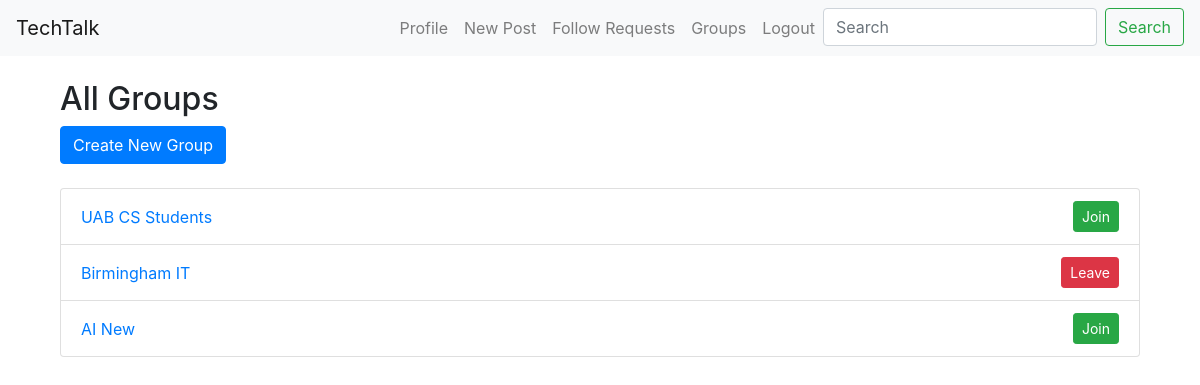
Page /group/list (signed in) on the committed database.
### models.py (models this page shows, shortened)
class Group(db.Model):
    id = db.Column(db.Integer, primary_key=True)
    name = db.Column(db.String(100), nullable=False)
    description = db.Column(db.Text, nullable=True)
    members = db.relationship('User', secondary='group_members', backref='groups')
    creator_id = db.Column(db.Integer, db.ForeignKey('user.id'))
    creator = db.relationship('User', backref='created_groups')

### firstflask.py (the view, shortened to what this page needs)
@app.route("/group/<action>", methods=['GET', 'POST'])
@app.route("/group/<action>/<int:group_id>", methods=['GET', 'POST'])
@login_required
def group(action, group_id=None):
    form = GroupForm()
    if action == 'create':
        if form.validate_on_submit():
            group = Group(name=form.name.data, description=form.description.data, creator=current_user)
            db.session.add(group)
            db.session.commit()
            flash('Your group has been created!', 'success')
            return redirect(url_for('group', action='list'))
        return render_template('groups.html', action=action, form=form)
    elif action == 'list':
        groups = Group.query.all()
        return render_template('groups.html', action=action, groups=groups)
    else:
        abort(404)

### forms.py
class GroupForm(FlaskForm):
    name = StringField('Group Name', validators=[DataRequired(), Length(min=2, max=100)])
    description = TextAreaField('Description', validators=[Length(max=500)])
    submit = SubmitField('Create/Update Group')

### firstflask.py (called while the page is built)
@login_manager.user_loader
def load_user(user_id):
    return User.query.get(int(user_id))

### templates/groups.html (shortened to what this page needs)
{% extends "base.html" %}
{% block content %}
<div class="container mt-4">
    {% if action == 'create' %}
        <h2>Create a New Group</h2>
        <form method="POST" action="{{ url_for('group', action='create') }}">
            {{ form.hidden_tag() }}
            <div class="form-group">
                {{ form.name.label(class="form-label") }}
                {{ form.name(class="form-control") }}
            </div>
            <div class="form-group">
                {{ form.description.label(class="form-label") }}
                {{ form.description(class="form-control") }}
            </div>
            <button type="submit" class="btn btn-primary">Create Group</button>
        </form>
    {% elif action == 'list' %}
        <h2>All Groups</h2>
        <a href="{{ url_for('group', action='create') }}" class="btn btn-primary mb-4">Create New Group</a>
        <ul class="list-group">
            {% for group in groups %}
                <li class="list-group-item d-flex justify-content-between align-items-center">
                    <a href="{{ url_for('group', action='details', group_id=group.id) }}">{{ group.name }}</a>
                    {% if current_user not in group.members %}
                        <form method="POST" action="{{ url_for('join_group', group_id=group.id) }}" style="display:inline;">
                            <button type="submit" class="btn btn-success btn-sm">Join</button>
                        </form>
                    {% else %}
                        <form method="POST" action="{{ url_for('leave_group', group_id=group.id) }}" style="display:inline;">
                            <button type="submit" class="btn btn-danger btn-sm">Leave</button>
                        </form>
                    {% endif %}
                </li>
            {% endfor %}
        </ul>
    {% endif %}
</div>
{% endblock %}

### rows in the picture
Group: name "UAB CS Students"
Group: name "Birmingham IT"
Group: name "AI New"
